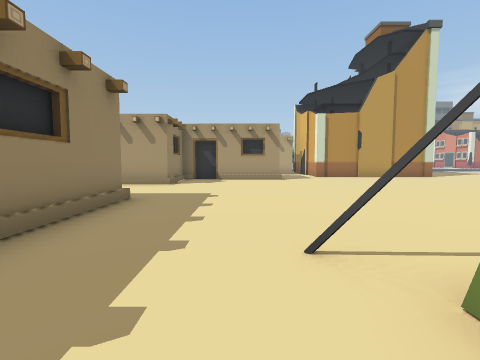
view 1 (above)

16 first-person views from a walk through a Unity game level. The camera is 1.5 m above the floor, tilts 4° down and sees 85° across. The floor is counted in squares, 2 m on a side. Each view is taken from the middle of a square. On the plan, view 1 faces up. The plan holds only what a view shows up to about 9 squares ahead; the rest is blank. The place goes on beyond the plan.

view 2
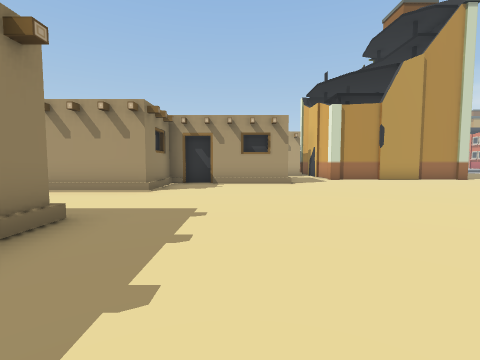

view 3
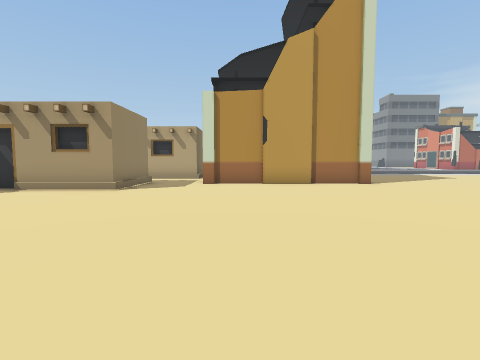

view 4
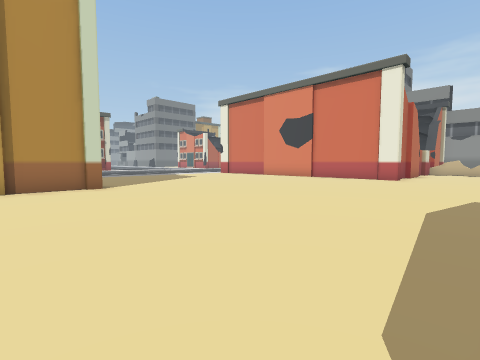

view 5
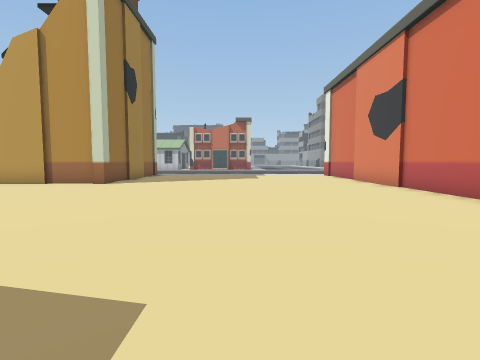

view 6
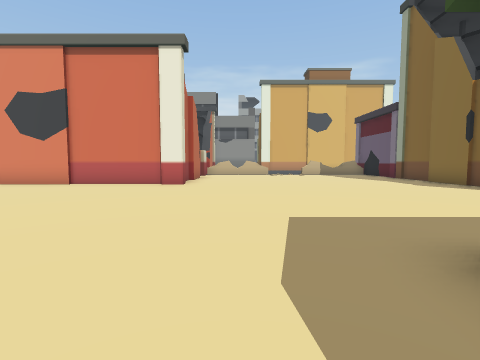

view 7
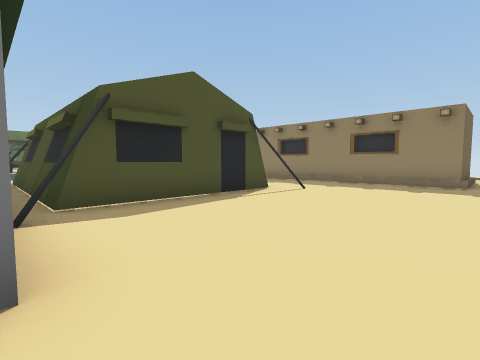

view 8
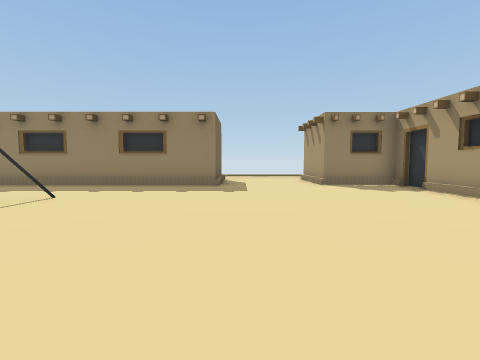

view 9
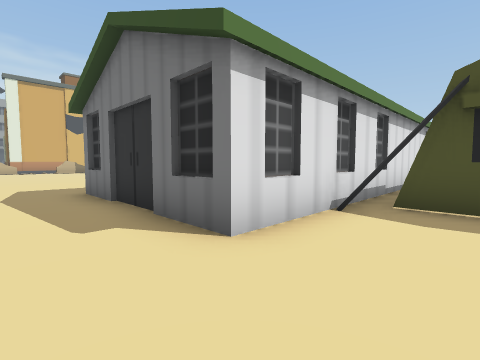

view 10
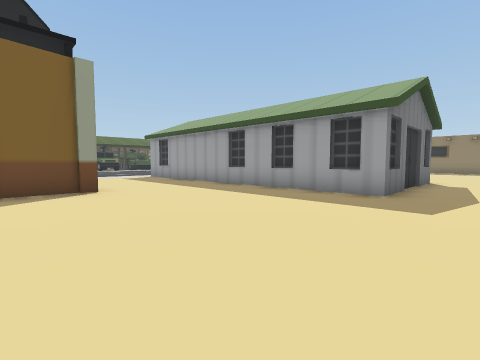

view 11
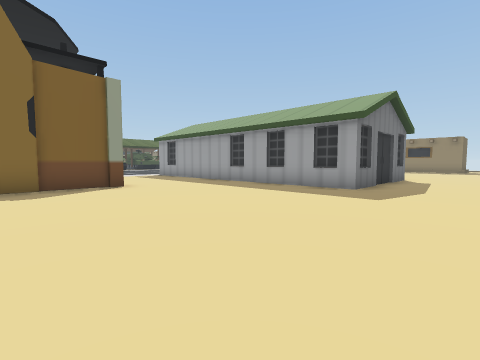

view 12
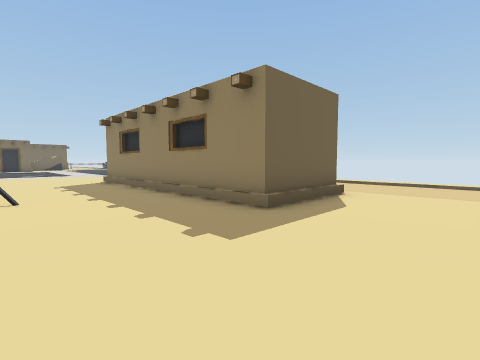

view 13
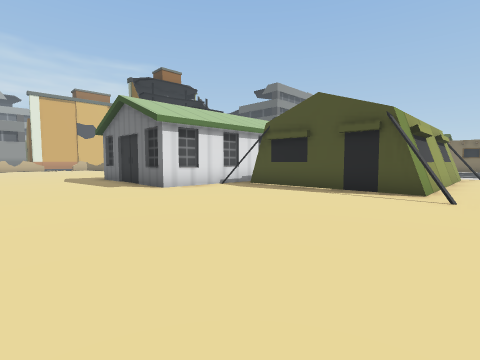

view 14
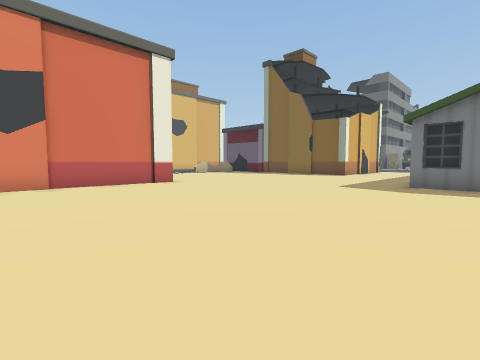

view 15
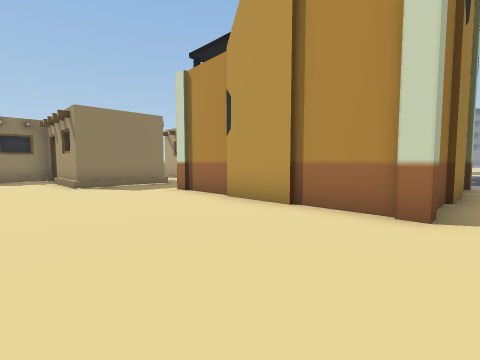

view 16
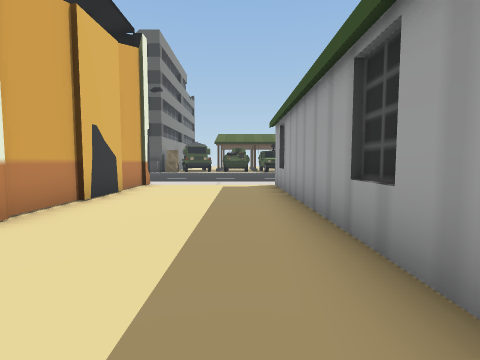

### Floor plan
Points are (right, up) in squares from view 1. A wall is a line through its corners. A room is listed if a view was taken in it or the views show most of it. See-through windows are left out.
Room 1 (views 1, 2, 3, 4, 5, 6, 7, 8, 9, 10, 11, 12, 13, 14, 15, 16)
walls: (6, 1.7) (6.7, 2.2); (6.9, 0) (6.9, 4.2) (11.9, 4.2) (11.9, -6.5); (9.4, 13.3) (9.4, 12.9) (3.7, 12.9); (0.6, 2.2) (1.3, 1.6) (0.6, 2.1); (1.3, 0.4) (1.3, 1.3) (6.1, 1.3); (19.1, 7.9) (18.8, 7.9) (18.8, 13.5); (1.6, 13.5) (1.6, 10.9) (-1, 10.9); (-1.1, 11.1) (-2, 11.1); (-1.8, 10.9) (-2.4, 10.9) (-2.4, 8.7) (-5, 8.7); (1.3, -3.4) (1.3, 0); (1.2, -3.5) (1.2, 1.3); (-5.1, 5.2) (-2.4, 5.2) (-2.4, -1.7); (16.1, -6.6) (16.1, -1) (19, -1)
ways out: opening at (-5, 7); opening at (-1, -2.7); opening at (14, -6)

Where each view was taken, in squares from view 1:
view 1: 0 up, 0 right, facing up
view 2: 2 up, 0 right, facing up
view 3: 4 up, 5 right, facing up
view 4: 5 up, 7 right, facing up-right
view 5: 4 up, 14 right, facing up
view 6: 6 up, 10 right, facing right
view 7: 6 up, 7 right, facing down-left
view 8: 6 up, 6 right, facing left
view 9: 6 up, 5 right, facing down-right
view 10: 6 up, 18 right, facing down-left
view 11: 7 up, 19 right, facing down-left
view 12: 8 up, 1 right, facing down-left
view 13: 8 up, 0 right, facing down-right
view 14: 13 up, 10 right, facing down-right
view 15: 9 up, 10 right, facing up-left
view 16: 2 up, 13 right, facing down
